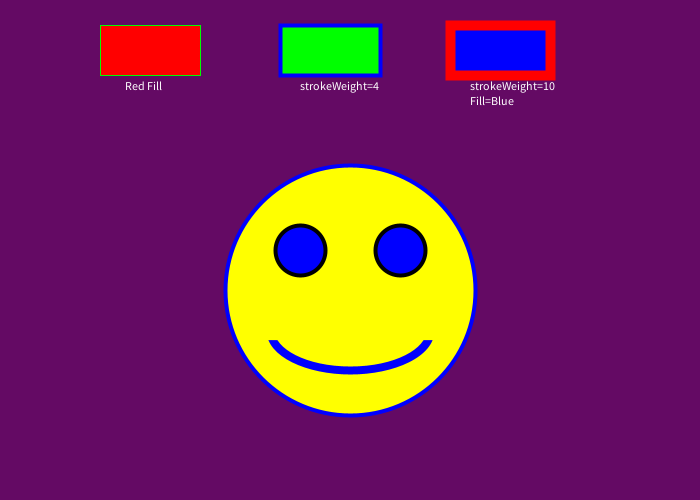
Frame 1 (no input)
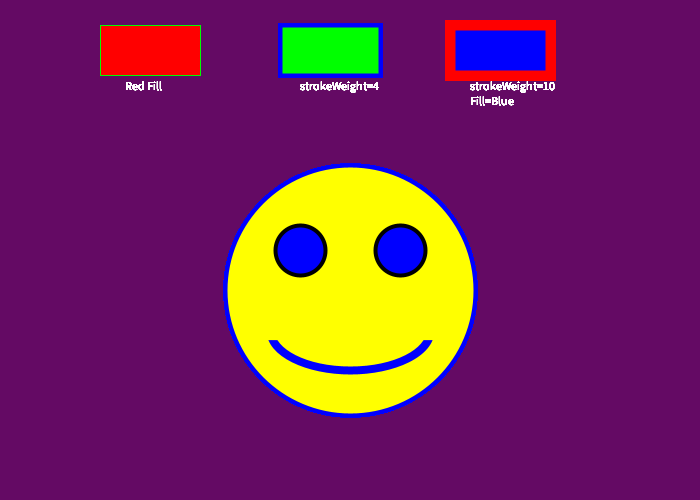
Frame 60 (the mouse pressed at the canvas centre just before this capture)
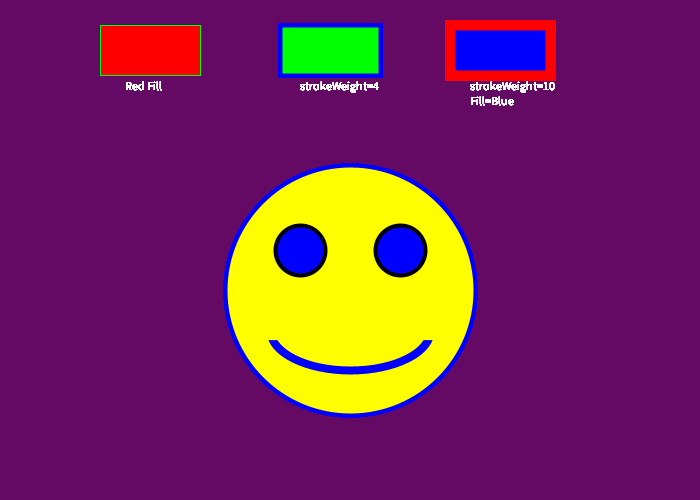
Frame 120 (the mouse held since frame 60 and released just before this capture)

The Processing sketch that drew these frames (run headless with seeded random() and noise(); from frame 60 on, the mouse is pressed at the canvas centre):

// Processing sketch: assignment
// ── assignment.pde
/**
 * Smiley face
 * by Stanley
 * 
 * making a smiley face using programming for my intro comp science class
 * 
 */

void setup() {
  size(700, 500);
  background( 100, 10, 100); 
}

void draw() {
  strokeWeight(4);
  stroke( 0, 0, 255);
  fill( 255, 255, 0);
   ellipseMode(CENTER);
    ellipse(350, 290, 250, 250);
  stroke(0, 0, 0);
  fill(0, 0, 255);
    ellipse(300, 250, 50, 50);
    ellipse(400, 250, 50, 50);
  strokeWeight(8);
  stroke( 0, 0, 255);
  fill(255, 255, 0);
   ellipse(350, 330, 160, 80);
  strokeWeight(0);
  stroke( 255, 255, 0);
  fill(255, 255, 0);
   rectMode(CENTER);
    rect(350, 310, 190, 60);
  strokeWeight(1);
  stroke( 0, 255, 0);
  fill( 255, 0, 0);
    rect( 150, 50, 100, 50);
  strokeWeight(4);
  stroke( 0, 0, 255);
  fill( 0, 255 ,0);
    rect( 330, 50, 100, 50);
  strokeWeight(10);
  stroke( 255, 0, 0);
  fill( 0, 0, 255);
    rect( 500, 50, 100, 50);
  fill(255, 255, 255);
  textSize(12);
    text("Red Fill", 125, 90); 
    text("strokeWeight=4", 300, 90);
    text("strokeWeight=10", 470, 90);
    text("Fill=Blue", 470, 105);


}
